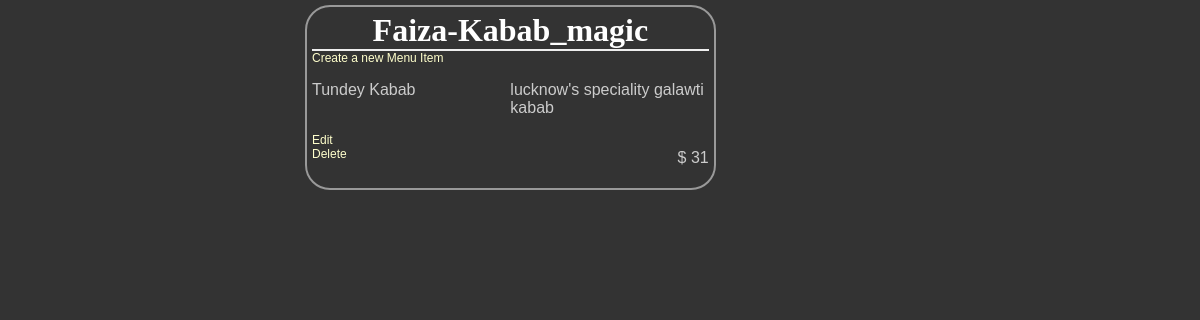
Page /restaurants/1/ on the committed database.
### database_setup.py (models this page shows, shortened)
class Restaurant(Base):
    __tablename__ = 'restaurant'
    name = Column(String(80) ,nullable = False)
    id = Column(Integer , primary_key = True)

class Menu(Base):
    __tablename__ = 'menu_item'
    name = Column(String(120) , nullable = False)
    id = Column(Integer , primary_key = True)
    course = Column(String(250))
    description = Column(String(250))
    price = Column(String(8))
    restaurant_id = Column(Integer , ForeignKey('restaurant.id'))
    restaurant = relationship(Restaurant)

### project_1.py (the view)
@app.route('/')
@app.route('/restaurants/<int:restaurant_id>/')
def restaurantMenu(restaurant_id):
	restaurant = session.query(Restaurant).filter_by(id = restaurant_id).one()
	items = session.query(Menu).filter_by(restaurant_id = restaurant_id)
	return render_template('Menu_template.html', restaurant = restaurant , items = items)

### templates/Menu_template.html (shortened to what this page needs)
<html>
<link rel= stylesheet type= text/css href= "{{ url_for('static' , filename='styles.css') }}">
<body class = "pane">
	<h1 class="header">{{restaurant.name}}</h1>
<a href = "{{ url_for('newMenuItem' , restaurant_id = restaurant.id)}}">
 Create a new Menu Item
</a>
{% for i in items %}
<div>
<p class= "name">{{i.name}}</p>
<p class= "description">{{i.description}}</p>
<p class = "price"> {{i.price}} </p>
<a href = "{{ url_for('editMenuItem' , restaurant_id = restaurant.id , menu_id =  i.id) }}" >
Edit
</a>
<a href = "{{ url_for('deleteMenuItem' , restaurant_id = restaurant.id , menu_id =  i.id ) }}" >
Delete
</a>
</div>
{% endfor %}
</body>
</html>

### static/styles.css (style rules this page uses)
body { font-family: sans-serif; background-color: #333333 }
h1, h2, h3, h4 { color: #ffffff; }
h1, h2 { font-family: 'georgia', serif; margin: 0; }
h1 { border-bottom: 2px solid #eee; }
p, dd, dt { color: #cccccc; }
a { text-decoration: none; color: #ffffcc; font-size: .75em; }
.pane { position: absolute; left: 25%; border: 2px solid; border-radius: 25px; padding: 5px; margin: 5px; border-color: #999999; background-color: #333333 }
.header { left: 50%; text-align: center; }
.name { width: 50%; display: inline-block; float: left; }
.description { width: 50%; display: inline-block; float: left; }
.price { text-align: right; width: 50%; float: right; }

### rows in the picture
Restaurant: name "Faiza-Kabab_magic"
Menu: name "Tundey Kabab", description "lucknow's speciality galawti kabab", price "$ 31"
